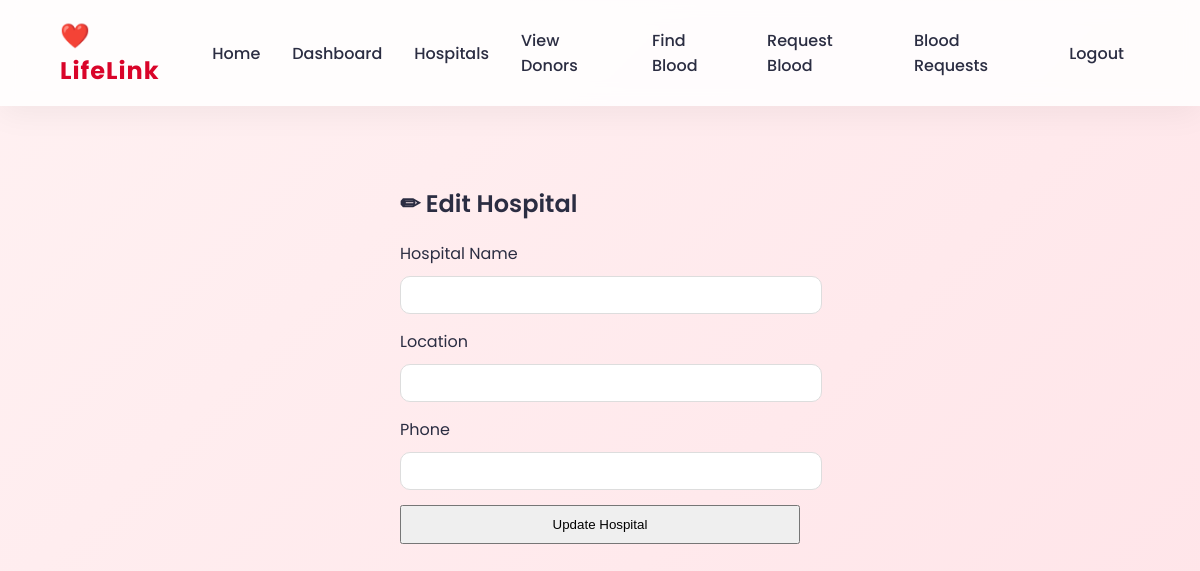
Page /edit_hospital/3 (signed in) on the earlier database version.
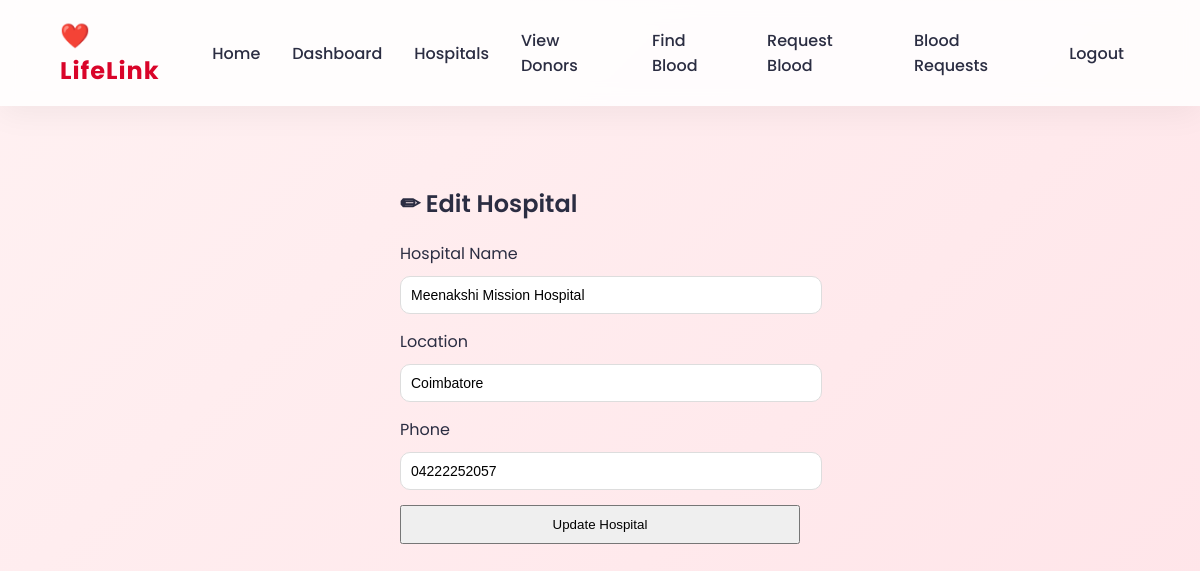
Same page on the later database version.
### tables this page shows
CREATE TABLE hospitals(
    id INTEGER PRIMARY KEY AUTOINCREMENT,
    name TEXT,
    location TEXT
, phone TEXT);

### app.py (the view, shortened to what this page needs)
@app.route("/edit_hospital/<int:id>", methods=["GET","POST"])
@login_required
def edit_hospital(id):
    if session.get("role") != "admin":
        flash("Unauthorized ❌ Admin only")
        return redirect(url_for("hospitals"))
    conn = get_db()
    cursor = conn.cursor()
    try:
        cursor.execute("SELECT * FROM hospitals WHERE id=?", (id,))
        hospital = cursor.fetchone()
        conn.close()
        return render_template("edit_hospital.html", hospital=hospital)
    except Exception as e:
        print("Edit hospital error:", e)
        return "Internal Server Error"

### app.py (called while the page is built)
def get_db():
    conn = sqlite3.connect("database.db")
    conn.row_factory = sqlite3.Row
    return conn

def login_required(f):
    @wraps(f)
    def wrapper(*args, **kwargs):
        if "username" not in session:
            flash("Please login first")
            return redirect(url_for("login_page"))
        return f(*args, **kwargs)
    return wrapper

### templates/edit_hospital.html
{% extends "base.html" %}
{% block content %}
<div style="max-width:400px; margin:auto;">
<h2>✏ Edit Hospital</h2>
<form method="POST">
<label>Hospital Name</label>
<input type="text" name="name"
value="{{ hospital[1] }}"
required
style="width:100%; padding:10px; margin-bottom:15px;">
<label>Location</label>
<input type="text" name="location"
value="{{ hospital[2] }}"
required
style="width:100%; padding:10px; margin-bottom:15px;">
<label>Phone</label>
<input type="text" name="phone"
value="{{ hospital[3] }}"
required
style="width:100%; padding:10px; margin-bottom:15px;">
<button type="submit"
style="padding:10px 18px; width:100%;">
Update Hospital
</button>
</form>
</div>
{% endblock %}

Differences in the rows shown:
added hospitals: name "Meenakshi Mission Hospital", location "Coimbatore", phone "04222252057"
